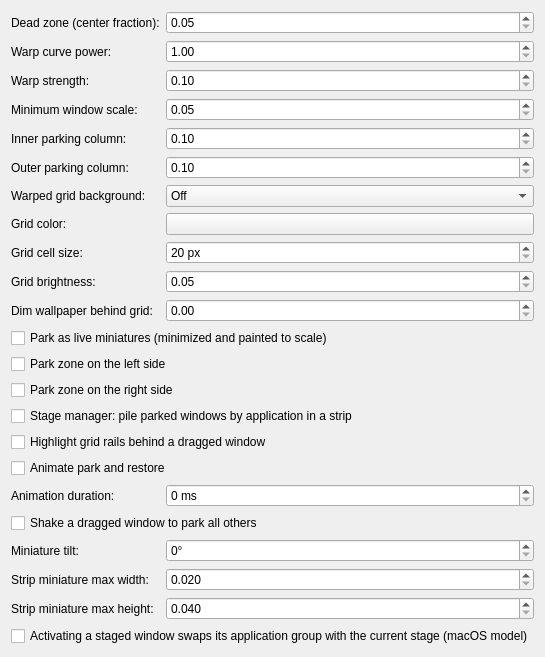
<?xml version="1.0" encoding="UTF-8"?>
<ui version="4.0">
 <class>KWin::StageManagerEffectConfigForm</class>
 <widget class="QWidget" name="KWin::StageManagerEffectConfigForm">
  <property name="geometry">
   <rect>
    <x>0</x>
    <y>0</y>
    <width>480</width>
    <height>360</height>
   </rect>
  </property>
  <layout class="QFormLayout" name="formLayout">
   <item row="0" column="0">
    <widget class="QLabel" name="labelDeadZone">
     <property name="text">
      <string>Dead zone (center fraction):</string>
     </property>
     <property name="buddy">
      <cstring>kcfg_WarpDeadZone</cstring>
     </property>
    </widget>
   </item>
   <item row="0" column="1">
    <widget class="QDoubleSpinBox" name="kcfg_WarpDeadZone">
     <property name="minimum"><double>0.05</double></property>
     <property name="maximum"><double>0.95</double></property>
     <property name="singleStep"><double>0.05</double></property>
    </widget>
   </item>
   <item row="1" column="0">
    <widget class="QLabel" name="labelPower">
     <property name="text">
      <string>Warp curve power:</string>
     </property>
     <property name="buddy">
      <cstring>kcfg_WarpPower</cstring>
     </property>
    </widget>
   </item>
   <item row="1" column="1">
    <widget class="QDoubleSpinBox" name="kcfg_WarpPower">
     <property name="minimum"><double>1.0</double></property>
     <property name="maximum"><double>6.0</double></property>
     <property name="singleStep"><double>0.5</double></property>
    </widget>
   </item>
   <item row="2" column="0">
    <widget class="QLabel" name="labelStrength">
     <property name="text">
      <string>Warp strength:</string>
     </property>
     <property name="buddy">
      <cstring>kcfg_WarpStrength</cstring>
     </property>
    </widget>
   </item>
   <item row="2" column="1">
    <widget class="QDoubleSpinBox" name="kcfg_WarpStrength">
     <property name="minimum"><double>0.10</double></property>
     <property name="maximum"><double>4.00</double></property>
     <property name="singleStep"><double>0.10</double></property>
    </widget>
   </item>
   <item row="3" column="0">
    <widget class="QLabel" name="labelMinScale">
     <property name="text">
      <string>Minimum window scale:</string>
     </property>
     <property name="buddy">
      <cstring>kcfg_MinScale</cstring>
     </property>
    </widget>
   </item>
   <item row="3" column="1">
    <widget class="QDoubleSpinBox" name="kcfg_MinScale">
     <property name="minimum"><double>0.05</double></property>
     <property name="maximum"><double>0.90</double></property>
     <property name="singleStep"><double>0.05</double></property>
    </widget>
   </item>
   <item row="4" column="0">
    <widget class="QLabel" name="labelColumnInner">
     <property name="text">
      <string>Inner parking column:</string>
     </property>
     <property name="buddy">
      <cstring>kcfg_ColumnInner</cstring>
     </property>
    </widget>
   </item>
   <item row="4" column="1">
    <widget class="QDoubleSpinBox" name="kcfg_ColumnInner">
     <property name="minimum"><double>0.10</double></property>
     <property name="maximum"><double>1.00</double></property>
     <property name="singleStep"><double>0.05</double></property>
    </widget>
   </item>
   <item row="5" column="0">
    <widget class="QLabel" name="labelColumnOuter">
     <property name="text">
      <string>Outer parking column:</string>
     </property>
     <property name="buddy">
      <cstring>kcfg_ColumnOuter</cstring>
     </property>
    </widget>
   </item>
   <item row="5" column="1">
    <widget class="QDoubleSpinBox" name="kcfg_ColumnOuter">
     <property name="minimum"><double>0.10</double></property>
     <property name="maximum"><double>1.00</double></property>
     <property name="singleStep"><double>0.05</double></property>
    </widget>
   </item>
   <item row="6" column="0">
    <widget class="QLabel" name="labelGridMode">
     <property name="text">
      <string>Warped grid background:</string>
     </property>
     <property name="buddy">
      <cstring>kcfg_GridMode</cstring>
     </property>
    </widget>
   </item>
   <item row="6" column="1">
    <widget class="QComboBox" name="kcfg_GridMode">
     <item>
      <property name="text">
       <string>Off</string>
      </property>
     </item>
     <item>
      <property name="text">
       <string>Always visible</string>
      </property>
     </item>
     <item>
      <property name="text">
       <string>Only while dragging</string>
      </property>
     </item>
    </widget>
   </item>
   <item row="7" column="0">
    <widget class="QLabel" name="labelGridColor">
     <property name="text">
      <string>Grid color:</string>
     </property>
     <property name="buddy">
      <cstring>kcfg_GridColor</cstring>
     </property>
    </widget>
   </item>
   <item row="7" column="1">
    <widget class="KColorButton" name="kcfg_GridColor"/>
   </item>
   <item row="8" column="0">
    <widget class="QLabel" name="labelGridCell">
     <property name="text">
      <string>Grid cell size:</string>
     </property>
     <property name="buddy">
      <cstring>kcfg_GridCellSize</cstring>
     </property>
    </widget>
   </item>
   <item row="8" column="1">
    <widget class="QSpinBox" name="kcfg_GridCellSize">
     <property name="suffix">
      <string> px</string>
     </property>
     <property name="minimum"><number>20</number></property>
     <property name="maximum"><number>400</number></property>
    </widget>
   </item>
   <item row="9" column="0">
    <widget class="QLabel" name="labelGridIntensity">
     <property name="text">
      <string>Grid brightness:</string>
     </property>
     <property name="buddy">
      <cstring>kcfg_GridIntensity</cstring>
     </property>
    </widget>
   </item>
   <item row="9" column="1">
    <widget class="QDoubleSpinBox" name="kcfg_GridIntensity">
     <property name="minimum"><double>0.05</double></property>
     <property name="maximum"><double>1.00</double></property>
     <property name="singleStep"><double>0.05</double></property>
    </widget>
   </item>
   <item row="10" column="0">
    <widget class="QLabel" name="labelGridBackdrop">
     <property name="text">
      <string>Dim wallpaper behind grid:</string>
     </property>
     <property name="buddy">
      <cstring>kcfg_GridBackdrop</cstring>
     </property>
    </widget>
   </item>
   <item row="10" column="1">
    <widget class="QDoubleSpinBox" name="kcfg_GridBackdrop">
     <property name="minimum"><double>0.00</double></property>
     <property name="maximum"><double>1.00</double></property>
     <property name="singleStep"><double>0.05</double></property>
    </widget>
   </item>
   <item row="11" column="0" colspan="2">
    <widget class="QCheckBox" name="kcfg_MiniatureParking">
     <property name="text">
      <string>Park as live miniatures (minimized and painted to scale)</string>
     </property>
     <property name="toolTip">
      <string>When off, parked windows are really resized instead: they stay directly interactive, but re-layout to the small size.</string>
     </property>
    </widget>
   </item>
   <item row="12" column="0" colspan="2">
    <widget class="QCheckBox" name="kcfg_ParkLeft">
     <property name="text">
      <string>Park zone on the left side</string>
     </property>
    </widget>
   </item>
   <item row="13" column="0" colspan="2">
    <widget class="QCheckBox" name="kcfg_ParkRight">
     <property name="text">
      <string>Park zone on the right side</string>
     </property>
    </widget>
   </item>
   <item row="14" column="0" colspan="2">
    <widget class="QCheckBox" name="kcfg_StageMode">
     <property name="text">
      <string>Stage manager: pile parked windows by application in a strip</string>
     </property>
    </widget>
   </item>
   <item row="22" column="0" colspan="2">
    <widget class="QCheckBox" name="kcfg_StageSwap">
     <property name="text">
      <string>Activating a staged window swaps its application group with the current stage (macOS model)</string>
     </property>
     <property name="toolTip">
      <string>Off: clicking a miniature, Alt+Tab, or the shortcut brings back only that window and leaves everything else where it is.</string>
     </property>
    </widget>
   </item>
   <item row="18" column="0" colspan="2">
    <widget class="QCheckBox" name="kcfg_ShakeToStash">
     <property name="text">
      <string>Shake a dragged window to park all others</string>
     </property>
    </widget>
   </item>
   <item row="19" column="0">
    <widget class="QLabel" name="labelMiniatureTilt">
     <property name="text">
      <string>Miniature tilt:</string>
     </property>
     <property name="buddy">
      <cstring>kcfg_MiniatureTilt</cstring>
     </property>
    </widget>
   </item>
   <item row="19" column="1">
    <widget class="QDoubleSpinBox" name="kcfg_MiniatureTilt">
     <property name="toolTip">
      <string>Perspective rotation of parked miniatures about their vertical axis, like the classic Flip Switch. 0 = flat.</string>
     </property>
     <property name="suffix">
      <string>°</string>
     </property>
     <property name="decimals"><number>0</number></property>
     <property name="minimum"><double>0.0</double></property>
     <property name="maximum"><double>60.0</double></property>
     <property name="singleStep"><double>5.0</double></property>
    </widget>
   </item>
   <item row="20" column="0">
    <widget class="QLabel" name="labelStageMiniatureWidth">
     <property name="text">
      <string>Strip miniature max width:</string>
     </property>
     <property name="buddy">
      <cstring>kcfg_StageMiniatureWidth</cstring>
     </property>
    </widget>
   </item>
   <item row="20" column="1">
    <widget class="QDoubleSpinBox" name="kcfg_StageMiniatureWidth">
     <property name="toolTip">
      <string>Fraction of the screen width a stage strip miniature may occupy.</string>
     </property>
     <property name="decimals"><number>3</number></property>
     <property name="minimum"><double>0.020</double></property>
     <property name="maximum"><double>0.400</double></property>
     <property name="singleStep"><double>0.010</double></property>
    </widget>
   </item>
   <item row="21" column="0">
    <widget class="QLabel" name="labelStageMiniatureHeight">
     <property name="text">
      <string>Strip miniature max height:</string>
     </property>
     <property name="buddy">
      <cstring>kcfg_StageMiniatureHeight</cstring>
     </property>
    </widget>
   </item>
   <item row="21" column="1">
    <widget class="QDoubleSpinBox" name="kcfg_StageMiniatureHeight">
     <property name="toolTip">
      <string>Fraction of the screen height a stage strip miniature may occupy.</string>
     </property>
     <property name="decimals"><number>3</number></property>
     <property name="minimum"><double>0.040</double></property>
     <property name="maximum"><double>0.600</double></property>
     <property name="singleStep"><double>0.010</double></property>
    </widget>
   </item>
   <item row="15" column="0" colspan="2">
    <widget class="QCheckBox" name="kcfg_DragRails">
     <property name="text">
      <string>Highlight grid rails behind a dragged window</string>
     </property>
    </widget>
   </item>
   <item row="16" column="0" colspan="2">
    <widget class="QCheckBox" name="kcfg_AnimationsEnabled">
     <property name="text">
      <string>Animate park and restore</string>
     </property>
    </widget>
   </item>
   <item row="17" column="0">
    <widget class="QLabel" name="labelDuration">
     <property name="text">
      <string>Animation duration:</string>
     </property>
     <property name="buddy">
      <cstring>kcfg_AnimationDuration</cstring>
     </property>
    </widget>
   </item>
   <item row="17" column="1">
    <widget class="QSpinBox" name="kcfg_AnimationDuration">
     <property name="suffix">
      <string> ms</string>
     </property>
     <property name="minimum"><number>0</number></property>
     <property name="maximum"><number>2000</number></property>
     <property name="singleStep"><number>50</number></property>
    </widget>
   </item>
  </layout>
 </widget>
 <customwidgets>
  <customwidget>
   <class>KColorButton</class>
   <extends>QPushButton</extends>
   <header>kcolorbutton.h</header>
  </customwidget>
 </customwidgets>
 <resources/>
 <connections/>
</ui>
